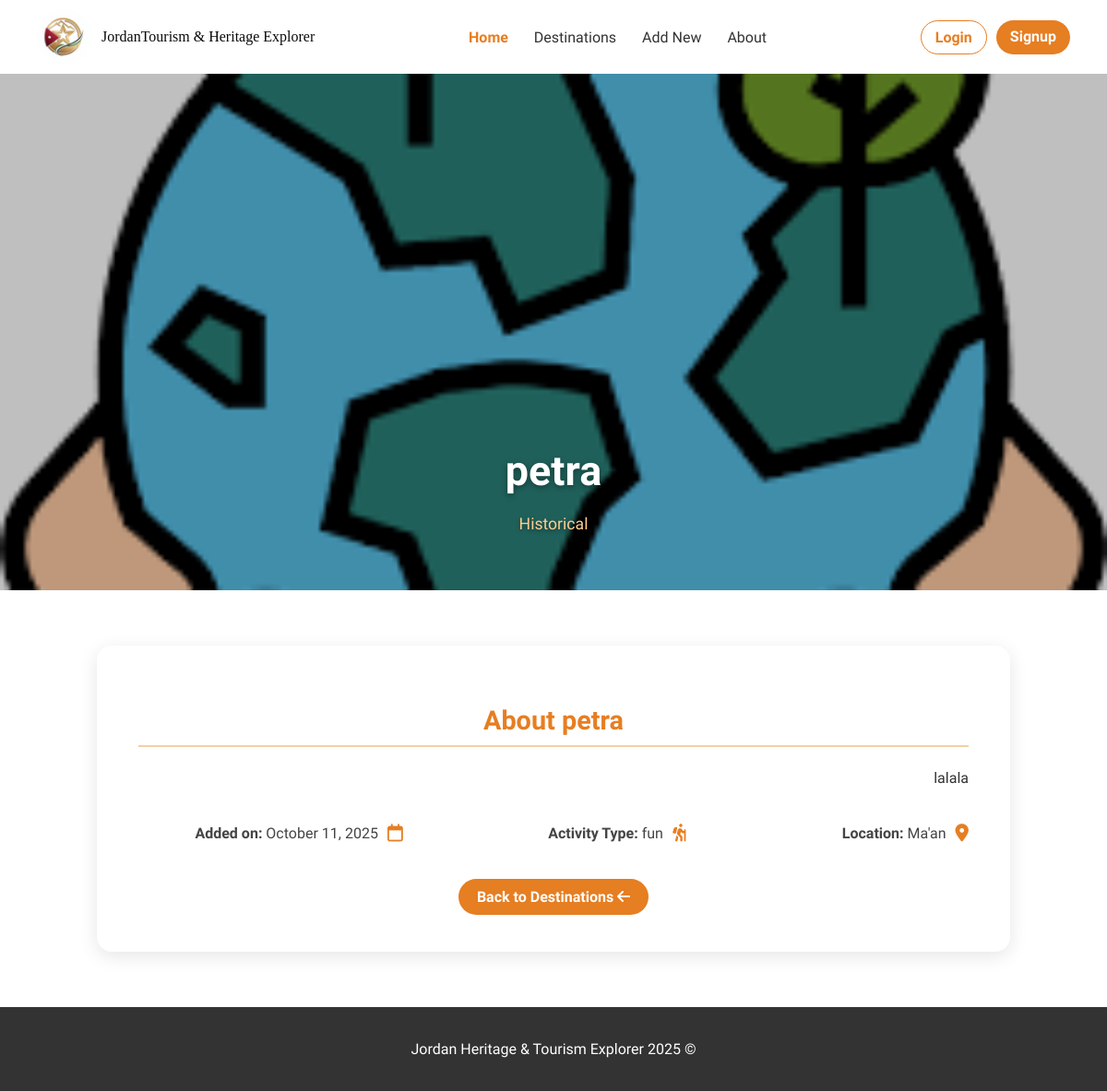
Page /destinations/1/ on the committed database.
### main_app/models.py (models this page shows, shortened)
class Destination(models.Model):
    category_choice = [
        ('historical','Historical'),
        ('nature', 'Nature'),
        ('adventure', 'Adventure'),
    ]
    status_choice = [
        ('pending','Pending'),
        ('approved','Approved'),
        ('declined','Declined'),
    ]
    name = models.CharField(max_length=200)
    description = models.TextField()
    category= models.CharField(max_length=20, choices=category_choice)
    location = models.CharField(max_length=100)
    activity_type = models.CharField(max_length=100)
    image = models.ImageField(upload_to = 'destinations/')
    created_at = models.DateTimeField(auto_now_add= True)
    created_by = models.ForeignKey(User, on_delete=models.SET_NULL, null=True, related_name='created_des')
    status = models.CharField(max_length=10, choices=status_choice, default='pending')

### main_app/views.py (the view)
# urls.py: path('destinations/<int:pk>/', views.destination_detail, name='destination_detail'),
def destination_detail(request, pk):
    destination = get_object_or_404(Destination, pk=pk)
    destination = get_object_or_404(Destination, pk=pk)
    return render(request, 'destinations/detail.html',{'destination': destination})

### main_app/templates/destinations/detail.html (shortened to what this page needs)
{% extends 'base.html' %}
{% load static %}
{% block content %}
<link rel="stylesheet" href="{% static 'css/destinations.css' %}">
<section class="destination-detail-section">
  <div class="detail-hero">
    <img src="{{ destination.image.url }}" alt="{{ destination.name }}">
    <div class="hero-overlay">
      <h1>{{ destination.name }}</h1>
      <p class="category">{{ destination.get_category_display }}</p>
    </div>
  </div>
  <div class="destination-info">
    <div class="detail-card">
      <h2>About {{ destination.name }}</h2>
      <p class="description">{{ destination.description }}</p>
      <div class="info-grid">
        <div class="info-item">
          <i class="fa-solid fa-location-dot"></i>
          <span><strong>Location:</strong> {{ destination.location }}</span>
        </div>
        <div class="info-item">
          <i class="fa-solid fa-person-hiking"></i>
          <span><strong>Activity Type:</strong> {{ destination.activity_type }}</span>
        </div>
        <div class="info-item">
          <i class="fa-regular fa-calendar"></i>
          <span><strong>Added on:</strong> {{ destination.created_at|date:"F j, Y" }}</span>
        </div>
      </div>
      <a href="{% url 'destination_list' %}" class="back-btn">
        <i class="fa-solid fa-arrow-left"></i> Back to Destinations
      </a>
    </div>
  </div>
</section>
{% endblock %}

### main_app/static/css/base.css (style rules this page uses)
body { margin: 0; font-family: 'Cairo', sans-serif; background-color: #fefbf7; color: #333; text-align: center; }

### main_app/static/css/destinations.css (style rules this page uses)
.hero-overlay { max-width: 700px; padding: 0 20px; animation: fadeIn 1.2s ease; }
.hero-overlay h1 { font-size: 2.5rem; font-weight: 700; margin-bottom: 10px; text-shadow: 0 2px 6px rgba(0, 0, 0, 0.4); }
.hero-overlay p { font-size: 1.2rem; line-height: 1.6; text-shadow: 0 2px 4px rgba(0, 0, 0, 0.4); }
.destination-detail-section { background-color: #fff; padding-bottom: 60px; }
.detail-hero { position: relative; width: 100%; height: 70vh; overflow: hidden; }
.detail-hero img { width: 100%; height: 100%; object-fit: cover; filter: brightness(0.75); }
.detail-hero .hero-overlay { position: absolute; bottom: 40px; left: 50%; transform: translateX(-50%); text-align: center; color: #fff; text-shadow: 0 2px 8px rgba(0,0,0,0.5); }
.detail-hero .hero-overlay h1 { font-size: 2.8rem; font-weight: 700; margin-bottom: 5px; }
.detail-hero .category { font-size: 1.1rem; color: #ffce91; }
.destination-info { display: flex; justify-content: center; margin-top: 60px; }
.detail-card { background: #fff; border-radius: 16px; box-shadow: 0 5px 20px rgba(0, 0, 0, 0.1); padding: 40px 45px; width: 90%; max-width: 900px; }
.detail-card h2 { color: #e67e22; margin-bottom: 20px; font-size: 1.8rem; font-weight: 700; border-bottom: 2px solid #f2d0a4; padding-bottom: 10px; }
.detail-card .description { color: #333; line-height: 1.8; margin-bottom: 35px; text-align: justify; }
.info-grid { display: grid; grid-template-columns: repeat(auto-fit, minmax(250px, 1fr)); gap: 20px; margin-bottom: 40px; }
.info-item { display: flex; align-items: center; gap: 10px; color: #444; font-size: 1rem; }
.info-item i { color: #e67e22; font-size: 1.2rem; }
.back-btn { display: inline-block; background-color: #e67e22; color: #fff; padding: 10px 20px; border-radius: 25px; text-decoration: none; font-weight: 600; transition: background-color 0.3s ease; }

### rows in the picture
Destination: image (picture), name "petra", category "Historical", description "lalala", location "Ma'an", activity_type "fun", created_at "October 11, 2025"
